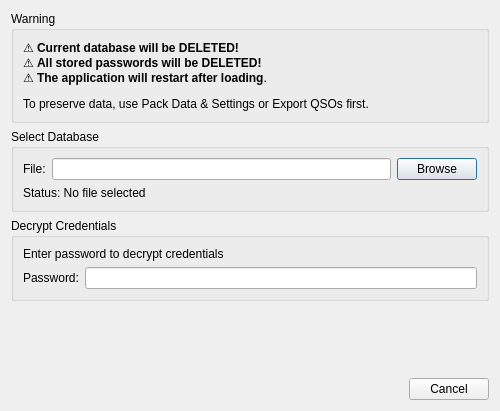
<?xml version="1.0" encoding="UTF-8"?>
<ui version="4.0">
 <class>LoadDatabaseDialog</class>
 <widget class="QDialog" name="LoadDatabaseDialog">
  <property name="geometry">
   <rect>
    <x>0</x>
    <y>0</y>
    <width>500</width>
    <height>411</height>
   </rect>
  </property>
  <property name="windowTitle">
   <string>Unpack Data &amp; Settings</string>
  </property>
  <property name="modal">
   <bool>true</bool>
  </property>
  <layout class="QVBoxLayout" name="verticalLayout">
   <item>
    <widget class="QGroupBox" name="warningGroup">
     <property name="title">
      <string>Warning</string>
     </property>
     <layout class="QVBoxLayout" name="verticalLayout_4">
      <item>
       <widget class="QLabel" name="warningLabel">
        <property name="text">
         <string>&lt;html&gt;&lt;head/&gt;&lt;body&gt;&lt;p&gt;⚠ &lt;span style=&quot; font-weight:700;&quot;&gt;Current database will be DELETED!&lt;/span&gt;&lt;br/&gt;⚠ &lt;span style=&quot; font-weight:700;&quot;&gt;All stored passwords will be DELETED!&lt;/span&gt;&lt;br/&gt;⚠ &lt;span style=&quot; font-weight:700;&quot;&gt;The application will restart after loading&lt;/span&gt;.&lt;/p&gt;&lt;p&gt;To preserve data, use Pack Data &amp;amp; Settings or Export QSOs first.&lt;/p&gt;&lt;/body&gt;&lt;/html&gt;</string>
        </property>
       </widget>
      </item>
     </layout>
    </widget>
   </item>
   <item>
    <widget class="QGroupBox" name="selectDatabaseGroup">
     <property name="title">
      <string>Select Database</string>
     </property>
     <layout class="QVBoxLayout" name="verticalLayout_2">
      <item>
       <layout class="QHBoxLayout" name="fileLayout">
        <item>
         <widget class="QLabel" name="fileLabel">
          <property name="text">
           <string>File:</string>
          </property>
         </widget>
        </item>
        <item>
         <widget class="QLineEdit" name="fileEdit">
          <property name="readOnly">
           <bool>true</bool>
          </property>
         </widget>
        </item>
        <item>
         <widget class="QPushButton" name="browseButton">
          <property name="text">
           <string>Browse</string>
          </property>
          <property name="icon">
           <iconset theme="folder-open"/>
          </property>
         </widget>
        </item>
       </layout>
      </item>
      <item>
       <widget class="QLabel" name="statusLabel">
        <property name="text">
         <string>Status: No file selected</string>
        </property>
        <property name="wordWrap">
         <bool>true</bool>
        </property>
       </widget>
      </item>
     </layout>
    </widget>
   </item>
   <item>
    <widget class="QGroupBox" name="decryptGroup">
     <property name="title">
      <string>Decrypt Credentials</string>
     </property>
     <layout class="QVBoxLayout" name="verticalLayout_3">
      <item>
       <widget class="QLabel" name="passwordStatusLabel">
        <property name="text">
         <string>Enter password to decrypt credentials</string>
        </property>
       </widget>
      </item>
      <item>
       <layout class="QHBoxLayout" name="passwordLayout">
        <item>
         <widget class="QLabel" name="passwordLabel">
          <property name="text">
           <string>Password:</string>
          </property>
         </widget>
        </item>
        <item>
         <widget class="QLineEdit" name="passwordEdit">
          <property name="echoMode">
           <enum>QLineEdit::Password</enum>
          </property>
         </widget>
        </item>
       </layout>
      </item>
     </layout>
    </widget>
   </item>
   <item>
    <spacer name="verticalSpacer">
     <property name="orientation">
      <enum>Qt::Vertical</enum>
     </property>
     <property name="sizeHint" stdset="0">
      <size>
       <width>20</width>
       <height>40</height>
      </size>
     </property>
    </spacer>
   </item>
   <item>
    <widget class="QDialogButtonBox" name="buttonBox">
     <property name="orientation">
      <enum>Qt::Horizontal</enum>
     </property>
     <property name="standardButtons">
      <set>QDialogButtonBox::Cancel</set>
     </property>
    </widget>
   </item>
  </layout>
 </widget>
 <resources/>
 <connections>
  <connection>
   <sender>buttonBox</sender>
   <signal>rejected()</signal>
   <receiver>LoadDatabaseDialog</receiver>
   <slot>reject()</slot>
   <hints>
    <hint type="sourcelabel">
     <x>316</x>
     <y>260</y>
    </hint>
    <hint type="destinationlabel">
     <x>286</x>
     <y>274</y>
    </hint>
   </hints>
  </connection>
  <connection>
   <sender>browseButton</sender>
   <signal>clicked()</signal>
   <receiver>LoadDatabaseDialog</receiver>
   <slot>browseFile()</slot>
   <hints>
    <hint type="sourcelabel">
     <x>437</x>
     <y>201</y>
    </hint>
    <hint type="destinationlabel">
     <x>249</x>
     <y>205</y>
    </hint>
   </hints>
  </connection>
  <connection>
   <sender>passwordEdit</sender>
   <signal>textChanged(QString)</signal>
   <receiver>LoadDatabaseDialog</receiver>
   <slot>updateLoadButtonState()</slot>
   <hints>
    <hint type="sourcelabel">
     <x>289</x>
     <y>335</y>
    </hint>
    <hint type="destinationlabel">
     <x>249</x>
     <y>205</y>
    </hint>
   </hints>
  </connection>
 </connections>
 <slots>
  <slot>browseFile()</slot>
  <slot>updateLoadButtonState()</slot>
 </slots>
</ui>
